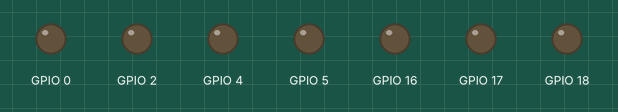
Recording of a program running on a simulated ESP32. Shown: output pins drawn as LEDs (lit = HIGH). WiFi joins after 1.5 s; servers stay silent unless stated.

Above: at 0.1 s.
At 1.6 s:
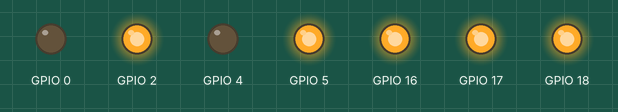
Timing chart, 0 to 3.1 s (numbered marks = the images above):
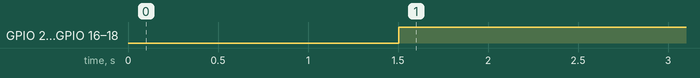

Measured:
- by itself, GPIO 2, GPIO 5, GPIO 16–18: LOW → HIGH at 1.5 s

The program:

main.cpp
```cpp
//----------------------Skeleton Code--------------------//
#include <WiFi.h>
#include <WiFiUdp.h>
#include <ArduinoOTA.h>

//    Can be client or even host   //
#ifndef STASSID
#define STASSID "........"  // Add your network credentials
#define STAPSK  "........"
#endif
int LED= 22;
const char* ssid = STASSID;
const char* password = STAPSK;
void sevenseg(int a,int b,int c,int d,int e,int f,int g)
{
  digitalWrite(2, a);
  digitalWrite(0, b);
  digitalWrite(4, c);
  digitalWrite(16, d);
  digitalWrite(17, e);
  digitalWrite(5, f);
  digitalWrite(18, g);
}

void OTAsetup() {
  WiFi.mode(WIFI_STA);
  WiFi.begin(ssid, password);
  while (WiFi.waitForConnectResult() != WL_CONNECTED) {
    delay(5000);
    ESP.restart();
  }
  ArduinoOTA.begin();
}

void OTAloop() {
  ArduinoOTA.handle();
  sevenseg(1,0,0,1,1,1,1);
}


//-------------------------------------------------------//

void setup(){
  OTAsetup();
    pinMode(2, OUTPUT);
    pinMode(0, OUTPUT);
    pinMode(4, OUTPUT);
    pinMode(16, OUTPUT);
    pinMode(17, OUTPUT);
    pinMode(5, OUTPUT);
    pinMode(18, OUTPUT);
  //-------------------//
  // Custom setup code //
  //-------------------//
}

void loop() {
  OTAloop();
  delay(10);  // If no custom loop code ensure to have a delay in loop
  //-------------------//
  // Custom loop code  //
  //-------------------//
}
```
